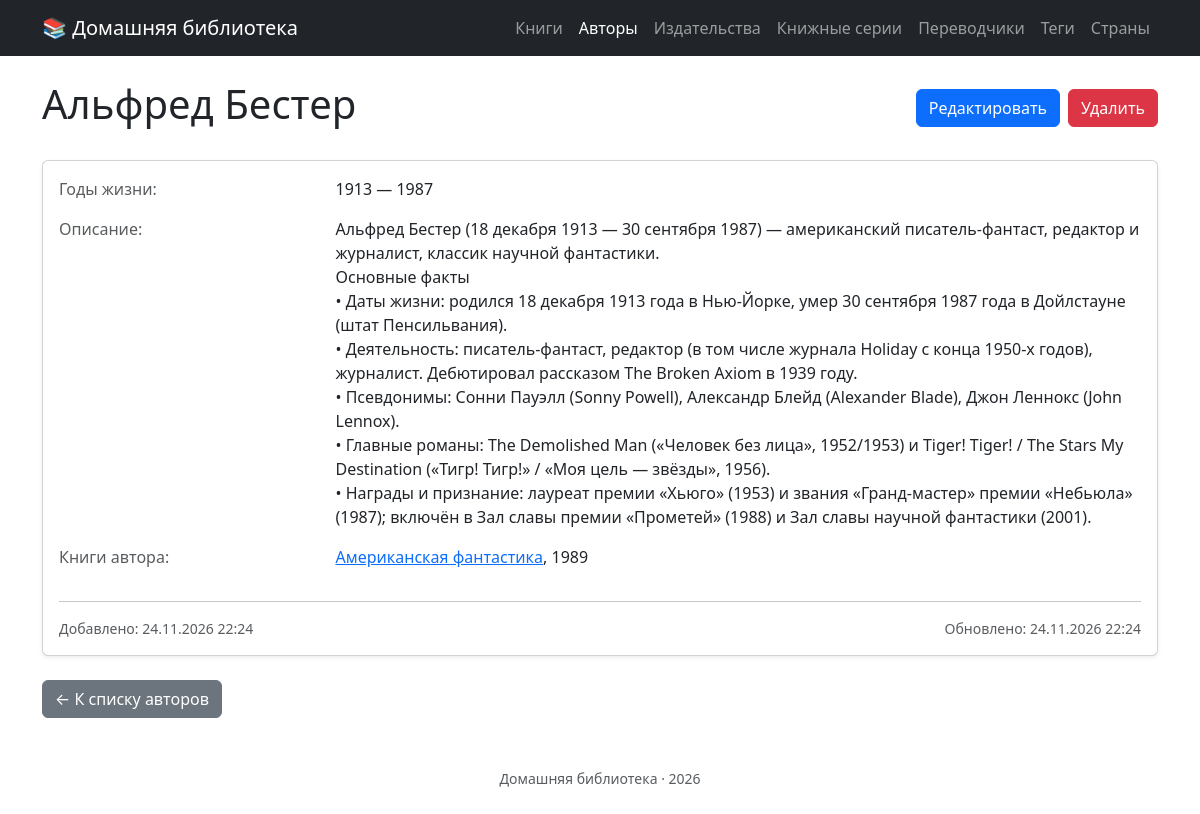
The page /authors/7 on the database its author committed.
### tables this page shows
CREATE TABLE `authors` (
  `id` int unsigned NOT NULL AUTO_INCREMENT,
  `name` varchar(200) DEFAULT NULL,
  `birth_year` smallint unsigned DEFAULT NULL,
  `death_year` smallint unsigned DEFAULT NULL,
  `description` text,
  `created_at` datetime NOT NULL DEFAULT CURRENT_TIMESTAMP,
  `updated_at` datetime NOT NULL DEFAULT CURRENT_TIMESTAMP ON UPDATE CURRENT_TIMESTAMP,
  PRIMARY KEY (`id`),
  UNIQUE KEY `uq_authors_name` (`name`)
);

CREATE TABLE `books` (
  `id` int unsigned NOT NULL AUTO_INCREMENT,
  `title` varchar(200) DEFAULT NULL,
  `year` smallint unsigned NOT NULL,
  `description` text,
  `country_id` int unsigned DEFAULT NULL,
  `publisher_id` int unsigned DEFAULT NULL,
  `series_id` int unsigned DEFAULT NULL,
  `binding` enum('hardcover','paperback') DEFAULT NULL,
  `pages` int unsigned DEFAULT NULL,
  `print_run` int unsigned DEFAULT NULL,
  `isbn` varchar(17) DEFAULT NULL,
  `created_at` datetime NOT NULL DEFAULT CURRENT_TIMESTAMP,
  `updated_at` datetime NOT NULL DEFAULT CURRENT_TIMESTAMP ON UPDATE CURRENT_TIMESTAMP,
  PRIMARY KEY (`id`),
  KEY `idx_books_year` (`year`),
  KEY `idx_books_title` (`title`(100)),
  KEY `fk_books_country` (`country_id`),
  KEY `fk_books_publisher` (`publisher_id`),
  KEY `fk_books_series` (`series_id`),
  CONSTRAINT `fk_books_country` FOREIGN KEY (`country_id`) REFERENCES `countries` (`id`) ON DELETE SET NULL,
  CONSTRAINT `fk_books_publisher` FOREIGN KEY (`publisher_id`) REFERENCES `publishers` (`id`) ON DELETE SET NULL,
  CONSTRAINT `fk_books_series` FOREIGN KEY (`series_id`) REFERENCES `series` (`id`) ON DELETE SET NULL
);

### src/Presentation/View/author/show.php (the view)
<div class="d-flex justify-content-between align-items-center mb-4">
    <h1><?= htmlspecialchars($author->name()) ?></h1>
    <div class="d-flex gap-2">
        <a href="/authors/<?= $author->id() ?>/edit" class="btn btn-primary">Редактировать</a>
        <form method="post" action="/authors/<?= $author->id() ?>/delete" class="d-inline" onsubmit="return confirm('Удалить автора?')">
            <button type="submit" class="btn btn-danger">Удалить</button>
        </form>
    </div>
</div>
<div class="card shadow-sm">
    <div class="card-body">
        <?php if ($author->birthYear() !== null || $author->deathYear() !== null): ?>
            <div class="row mb-3">
                <div class="col-sm-3 text-muted">Годы жизни:</div>
                <div class="col-sm-9">
                    <?php if ($author->birthYear() !== null): ?>
                        <?= $author->birthYear() ?>
                    <?php endif; ?>
                    <?php if ($author->deathYear() !== null): ?>
                        — <?= $author->deathYear() ?>
                    <?php elseif ($author->birthYear() !== null): ?>
                        — н.в.
                    <?php endif; ?>
                </div>
            </div>
        <?php endif; ?>
        <div class="row mb-3">
            <div class="col-sm-3 text-muted">Описание:</div>
            <div class="col-sm-9">
                <?php if ($author->description() === null): ?>
                    <em class="text-muted">Нет описания</em>
                <?php else: ?>
                    <?= nl2br(htmlspecialchars($author->description())) ?>
                <?php endif; ?>
            </div>
        </div>
        <div class="row mb-3">
            <div class="col-sm-3 text-muted">Книги автора:</div>
            <div class="col-sm-9">
                <?php if ($booksByAuthor === []): ?>
                    <em class="text-muted">Нет книг</em>
                <?php else: ?>
                    <?php foreach ($booksByAuthor as $book): ?>
                        <p>
                            <a href="/books/<?= $book->id() ?>"><?= htmlspecialchars($book->title()) ?></a>,
                            <?= $book->year() ?>
                        </p>
                    <?php endforeach; ?>
                <?php endif; ?>
            </div>
        </div>
        <hr>
        <div class="row text-muted small">
            <div class="col-sm-6">
                Добавлено: <?= $author->createdAt()->format('d.m.Y H:i') ?>
            </div>
            <div class="col-sm-6 text-sm-end">
                Обновлено: <?= $author->updatedAt()->format('d.m.Y H:i') ?>
            </div>
        </div>
    </div>
</div>
<div class="mt-4">
    <a href="/authors" class="btn btn-secondary">← К списку авторов</a>
</div>

### src/Presentation/Router.php (shortened to what the rows shown need)
<?php
final class Router
{
    private array $routes = [];
    public function  get(string $path, callable $handler): void{
        $this->routes['GET'][$path] = $handler;
    }
    public function post(string $path, callable $handler): void{
        $this->routes['POST'][$path] = $handler;
    }
    public function run(string $uri, string $method = 'GET'): void{
        $path = parse_url($uri, PHP_URL_PATH);
        foreach($this->routes[$method] as $route => $handler){
            $pattern = preg_replace('#\{[^}]+\}#', '([^/]+)', $route);
            $pattern = '#^' . $pattern . '$#';
            if (preg_match($pattern, $path, $matches)) {
                array_shift($matches);
                $handler(...$matches);
                return;
            }
        }
    }
}

### src/Presentation/View/layout.php (shortened to what the rows shown need)
<!doctype html>
<html lang="ru">
<head>
    <link href="https://cdn.jsdelivr.net/npm/bootstrap@5.3.0/dist/css/bootstrap.min.css" rel="stylesheet">
    <link href="https://cdn.jsdelivr.net/npm/select2@4.1.0-rc.0/dist/css/select2.min.css" rel="stylesheet" />
    <link href="https://cdn.jsdelivr.net/npm/select2-bootstrap-5-theme@1.3.0/dist/select2-bootstrap-5-theme.min.css" rel="stylesheet" />
</head>
<body>
<?php
$currentPath = parse_url($_SERVER['REQUEST_URI'] ?? '/', PHP_URL_PATH);
$isActive = function (string $path, string $prefix): bool {
    if ($prefix === '/') {
        return $path === '/';
    }
    return $path === $prefix || \str_starts_with($path, $prefix . '/');
};
$navItems = [
        ['href' => '/books',       'label' => 'Книги',          'prefix' => '/books'],
        ['href' => '/authors',     'label' => 'Авторы',         'prefix' => '/authors'],
        ['href' => '/publishers',  'label' => 'Издательства',   'prefix' => '/publishers'],
        ['href' => '/series',      'label' => 'Книжные серии',  'prefix' => '/series'],
        ['href' => '/translators', 'label' => 'Переводчики',    'prefix' => '/translators'],
        ['href' => '/tags',        'label' => 'Теги',           'prefix' => '/tags'],
        ['href' => '/countries',   'label' => 'Страны',         'prefix' => '/countries'],
];
?>
<nav class="navbar navbar-expand-lg navbar-dark bg-dark">
    <div class="container">
        <a class="navbar-brand" href="/">📚 Домашняя библиотека</a>
        <ul class="navbar-nav">
            <?php foreach ($navItems as $item): ?>
                <?php $active = $isActive($currentPath, $item['prefix']); ?>
                <li class="nav-item">
                    <a class="nav-link <?= $active ? 'active' : '' ?>"
                       href="<?= htmlspecialchars($item['href']) ?>"
                            <?= $active ? 'aria-current="page"' : '' ?>>
                        <?= htmlspecialchars($item['label']) ?>
                    </a>
                </li>
            <?php endforeach; ?>
        </ul>
    </div>
</nav>
<main class="container my-4">
    <?= $content ?? '' ?>
</main>
<footer class="text-center text-muted py-4">
    <small>Домашняя библиотека · <?= date('Y') ?></small>
</footer>
</body>
</html>

### rows shown on the page
authors: label "Книги", label "Авторы", label "Издательства", label "Книжные серии", label "Переводчики", label "Теги", label "Страны", name "Альфред Бестер", birth_year "1913", death_year "1987", description "Альфред Бестер (18 декабря 1913 — 30 сентября 1987) — американский писатель-фантаст, редактор и журналист, классик научной фантастики. Основные факты • Даты жизни: родился 18 декабря 1913 года в Нью-Йорке, умер 30 сентября 1987 года в Дойлстауне (штат Пенсильвания). • Деятельность: писатель-фантаст, редактор (в том числе журнала Holiday с конца 1950-х годов), журналист. Дебютировал рассказом The Broken Axiom в 1939 году. • Псевдонимы: Сонни Пауэлл (Sonny Powell), Александр Блейд (Alexander Blade), Джон Леннокс (John Lennox). • Главные романы: The Demolished Man («Человек без лица», 1952/1953) и Tiger! Tiger! / The Stars My Destination («Тигр! Тигр!» / «Моя цель — звёзды», 1956). • Награды и…", format "24.11.2026 22:24"
books: title "Американская фантастика", year "1989"
